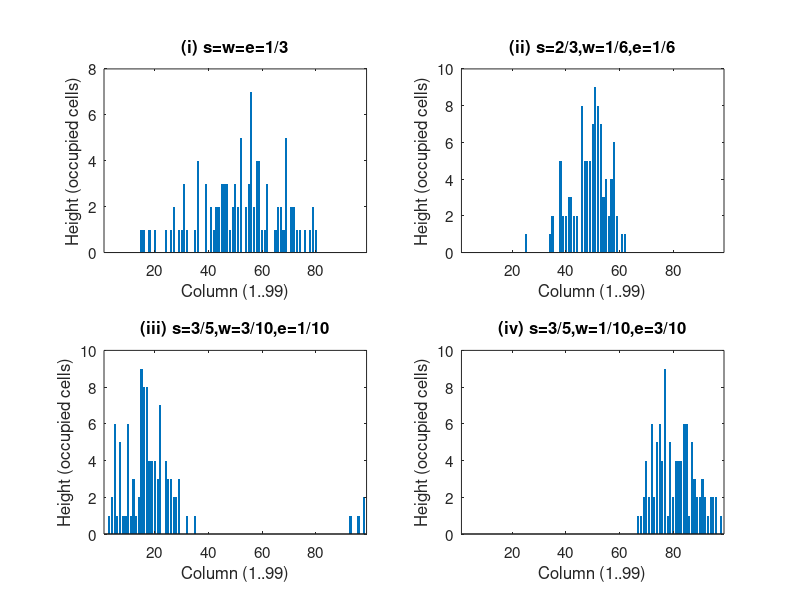

Write MATLAB code to recreate this figure. (Note: this script raises an error after producing the figure.)
function biased_random_walk_main()
    % Change rng for reproducibility or leave shuffled
    rng('shuffle');

    % Domain size
    L = 99; % 99 x 99 grid

    % Define probability cases (s,w,e)
    cases = {
        [1/3, 1/3, 1/3], ... % (i)
        [2/3, 1/6, 1/6], ... % (ii)
        [3/5, 3/10, 1/10], ... % (iii)
        [3/5, 1/10, 3/10] ... % (iv)
    };

    case_titles = {"(i) s=w=e=1/3","(ii) s=2/3,w=1/6,e=1/6",...
                   "(iii) s=3/5,w=3/10,e=1/10","(iv) s=3/5,w=1/10,e=3/10"};

    % Start position P: numeric 1 -> fixed at column 50, 'rand' -> random along top
    start_positions = {1, 'rand'}; % correspond to P=1 and P=rand
    start_titles = {"P = 1 (col 50)", "P = rand (uniform)"};

    Ns = [100, 200]; % N values

    % Run through combinations and create 4 figures (one per P & N pair)
    figcount = 1;
    for p_idx = 1:2
        for n_idx = 1:2
            P = start_positions{p_idx};
            N = Ns(n_idx);
            figure('Name',sprintf('Figure %d: %s, N=%d',figcount,start_titles{p_idx},N), 'NumberTitle','off','Units','normalized','Position',[0.1 0.1 0.7 0.7]);

            for c = 1:4
                s = cases{c}(1); w = cases{c}(2); e = cases{c}(3);
                % Simulate
                heights = simulate_biased_walk(N, P, s, w, e, L);

                % Plot in a 2x2 grid
                subplot(2,2,c)
                bar(1:L, heights, 'EdgeColor','none')
                xlabel('Column (1..99)','FontSize',12)
                ylabel('Height (occupied cells)','FontSize',12)
                title(case_titles{c},'FontSize',13)
                xlim([1 L])
                ylim([0 max(ceil(max(heights)*1.1),1)])
                set(gca,'FontSize',11)
            end

            suptitle_str = sprintf('%s, N = %d', start_titles{p_idx}, N);
            sgtitle(suptitle_str,'FontSize',16);

            % Save the figure as PNG for inclusion in report
            saveas(gcf, sprintf('Figure_P%d_N%d.png', p_idx, N));

            figcount = figcount + 1;
        end
    end

    fprintf('All simulations complete. Figures saved as PNG files in current folder.\n');
end


function heights = simulate_biased_walk(N, P, s, w, e, L)
    % simulate_biased_walk simulates N particles on an LxL grid
    % Inputs:
    %   N - number of particles
    %   P - start position: if numeric 1 => column 50, if 'rand' => uniform random
    %   s,w,e - probabilities for South, West, East
    %   L - grid size (assume square L x L)
    % Output:
    %   heights - 1 x L vector of number of occupied cells from bottom in each column

    % Initialize occupancy grid: rows 1..L (top to bottom), cols 1..L (left to right)
    occ = false(L,L);

    % Precompute CDF for direction sampling
    cdf = [s, s+w, s+w+e];

    for p = 1:N
        % Determine start column
        if ischar(P) && strcmp(P,'rand')
            col = randi(L);
        else
            % P==1 -> start in column 50 (as specified in the brief)
            col = 50;
        end
        row = 1; % top row

        walking = true;
        while walking
            % Sample direction according to probabilities s,w,e
            r = rand();
            if r <= cdf(1)
                dir = 'S';
            elseif r <= cdf(2)
                dir = 'W';
            else
                dir = 'E';
            end

            switch dir
                case 'S'
                    if row == L
                        occ(row,col) = true;
                        walking = false;
                    else
                        if occ(row+1,col)
                            occ(row,col) = true;
                            walking = false;
                        else
                            row = row + 1;
                        end
                    end

                case {'W','E'}
                    moved = false;
                    attempts = 0;
                    while ~moved
                        attempts = attempts + 1;
                        if dir == 'W'
                            newcol = col - 1;
                        else
                            newcol = col + 1;
                        end

                        % wrap-around boundaries
                        if newcol < 1
                            newcol = L;
                        elseif newcol > L
                            newcol = 1;
                        end

                        if ~occ(row,newcol)
                            col = newcol;
                            moved = true;
                        else
                            r2 = rand();
                            if r2 <= cdf(1)
                                dir = 'S';
                                break;
                            elseif r2 <= cdf(2)
                                dir = 'W';
                            else
                                dir = 'E';
                            end
                        end

                        if attempts > 1000
                            occ(row,col) = true;
                            walking = false;
                            break;
                        end
                    end
            end
        end
    end

    heights = sum(occ,1); % 1 x L
end
